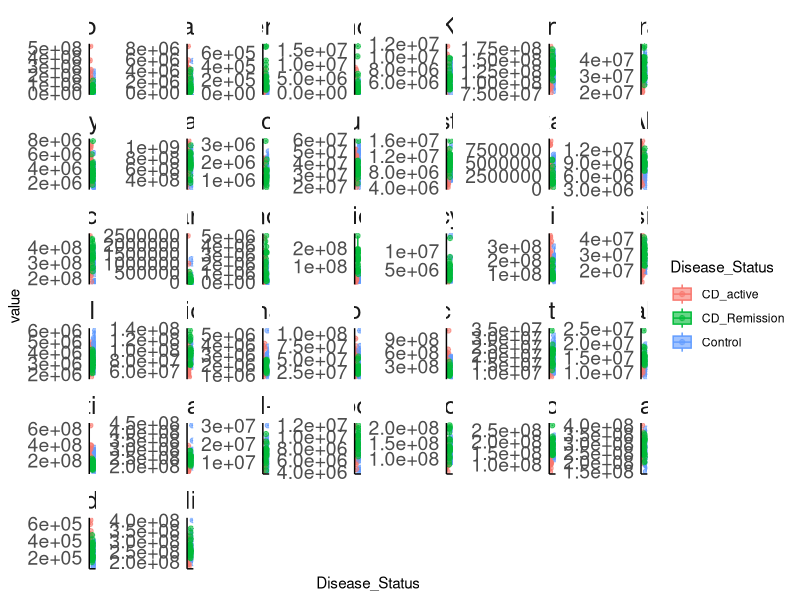

Source code (R):
library(tidyverse)
library(magrittr)
data <- read_csv("Serum1_Data_TF.csv")
data <- read_csv("TF-N1_206s.csv")

data %<>% select(-contains("149"), -contains("150"), -contains("151"))
metadata <- read_csv("Serum1_Metadata.csv")
groups <- read_csv("metabolites groups.csv")

names(groups)[2] <- "Compound"

all <- 
  data %>% 
  pivot_longer(contains("_"), names_to = "SampleID", values_to = "value") %>% 
  left_join(groups) %>% 
  left_join(metadata, by = "SampleID") %>% 
  filter(Compound %in% groups$Compound) %>% group_by(Compound, pn_ID) %>% summarize(value = mean(value), Disease_Status = first(Disease_Status))

pl <- 
  ggplot(all, aes(x = Disease_Status, y = value, fill = Disease_Status, color = Disease_Status)) + 
  geom_boxplot(outlier.size = .1, alpha = .6) + 
  geom_jitter(alpha = .6)+
  facet_wrap(~Compound, scales = "free_y") +
  theme_classic()+
  theme(axis.text.x = element_blank(), axis.ticks = element_blank()
        , strip.text = element_text(size = 18), strip.background = element_blank(), axis.text = element_text(size = 14))

ggsave(paste0("all_with_fasting", "_metabolites.png"), pl, height = 20, width = 30)
